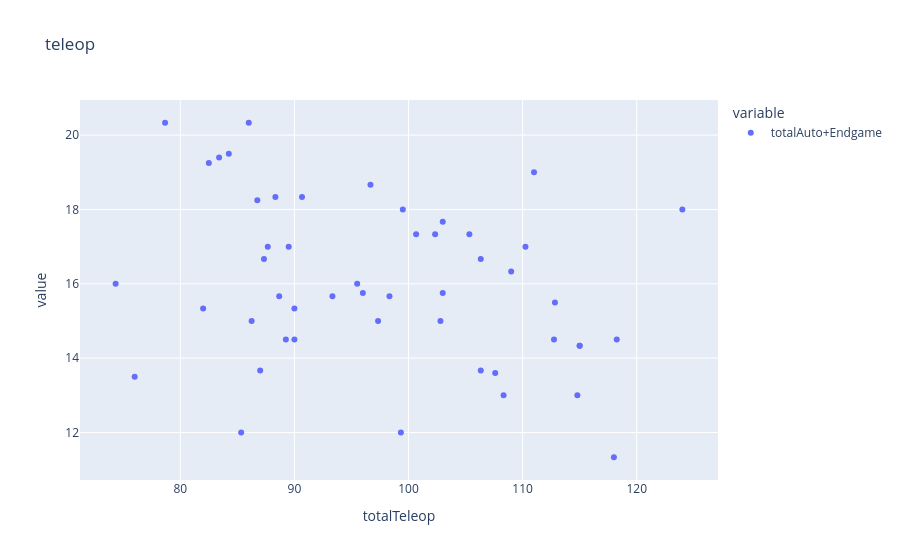

Source (notebook cell):
### Code cell
#heat map (tele op -x, endgame + auto -y)
team_averages["totalTeleop"] = team_averages["telCarrotO"] + team_averages["telCarrotCakeO"] + team_averages["telCarrotL1"] +  team_averages["telCarrotL2"] + team_averages["telCarrotL3"] + team_averages["telCarrotCakeL1"] + team_averages["telCarrotCakeL2"] + team_averages["telCarrotCakeL3"] 
team_averages["totalAuto"] = team_averages["autoCarrotO"] + team_averages["autoCarrotCakeO"] + team_averages["autoCarrotL1"] + team_averages["autoCarrotL2"] +  team_averages["autoCarrotL3"] + team_averages["autoCarrotCakeL1"] +  team_averages["autoCarrotCakeL2"] +  team_averages["autoCarrotCakeL3"]
team_averages["totalEndgame"] =  team_averages["Harvest Haul Carrots"] + team_averages["Harvest Haul Carrot Cakes"]
team_averages["totalAuto+Endgame"] = team_averages["totalEndgame"] + team_averages["totalAuto"]

fig = px.bar(team_averages, x="totalTeleop", y= ["totalAuto+Endgame"], title = "teleop")
fig.show()

### Figure 1 — Plotly figure (JSON) as saved in the notebook; plotly's stock layout.template omitted (floating-point values rounded to 4 significant figures)
{"data": [{"hovertemplate": "variable=totalAuto+Endgame<br>totalTeleop=%{x}<br>value=%{y}<extra></extra>", "legendgroup": "totalAuto+Endgame", "marker": {"color": "#636efa", "symbol": "circle"}, "mode": "markers", "name": "totalAuto+Endgame", "orientation": "v", "showlegend": true, "type": "scatter", "x": [118.0, 106.3, 74.33, 108.3, 99.5, 98.33, 88.67, 99.33, 96.0, 96.67, 111.0, 87.67, 87.33, 118.2, 76.0, 102.3, 115.0, 103.0, 83.4, 115.0, 114.8, 85.33, 86.25, 109.0, 102.8, 103.0, 112.8, 107.6, 86.0, 110.2, 105.3, 82.0, 82.5, 93.33, 124.0, 88.33, 87.0, 97.33, 78.67, 86.75, 112.8, 100.7, 95.5, 84.25, 90.67, 90.0, 89.25, 89.5, 90.0, 106.3], "xaxis": "x", "y": [11.33, 13.67, 16.0, 13.0, 18.0, 15.67, 15.67, 12.0, 15.75, 18.67, 19.0, 17.0, 16.67, 14.5, 13.5, 17.33, 14.33, 17.67, 19.4, 14.33, 13.0, 12.0, 15.0, 16.33, 15.0, 15.75, 15.5, 13.6, 20.33, 17.0, 17.33, 15.33, 19.25, 15.67, 18.0, 18.33, 13.67, 15.0, 20.33, 18.25, 14.5, 17.33, 16.0, 19.5, 18.33, 15.33, 14.5, 17.0, 14.5, 16.67], "yaxis": "y"}], "layout": {"legend": {"title": {"text": "variable"}, "tracegroupgap": 0}, "title": {"text": "teleop"}, "xaxis": {"anchor": "y", "domain": [0, 1], "title": {"text": "totalTeleop"}}, "yaxis": {"anchor": "x", "domain": [0, 1], "title": {"text": "value"}}}}
